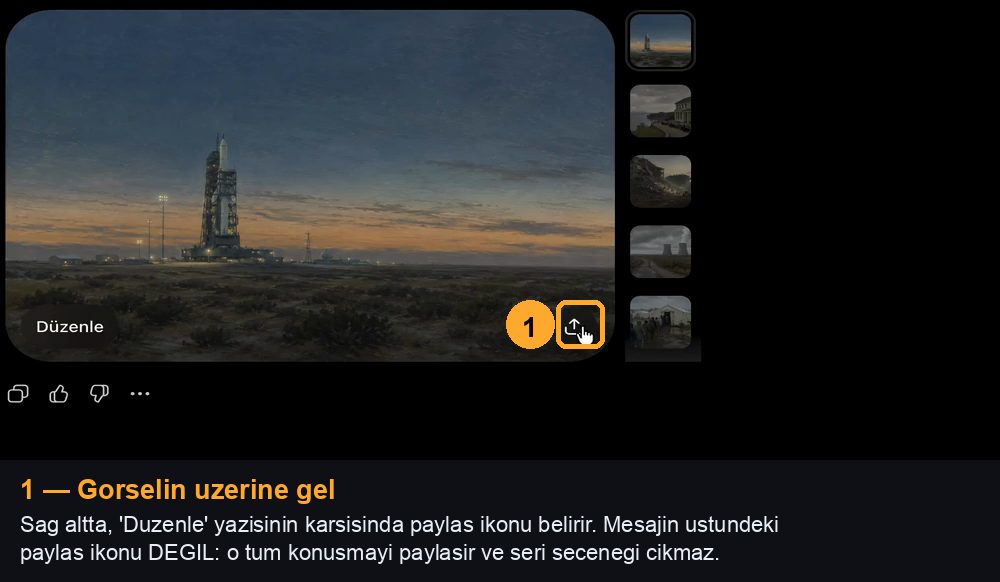
#> input picture global/skills/image-run/media/seri-1.png, 1000 x 582 px
$ python -i gen_depth.py   (imports and definitions only)
#> lines starting #> are read from the running program, lines starting #| are printed output that depends on the picture
#!/usr/bin/env python3
"""Height maps for the card paintings, one per card.

The card shader displaces UVs by height, so the height map decides whether the
effect reads as depth or as a smear. The old stand-in was a vertical ramp with a
luminance nudge, which knows nothing about what is actually in the picture: a
tank in the middle of frame got the same height as the road behind it, so the
whole painting slid as one sheet.

Three cues, combined, get close enough on painted art without a depth model:

  detail   near things carry high-frequency texture; distance is smoothed by
           haze and by how the painter treated it. This is the strongest cue
           and does follow the subject's silhouette.
  ramp     card art is composed with the near subject low in frame and sky
           high. A weak prior, but it fixes detail's blind spot: a busy sky.
  tone     aerial perspective lightens distance. Weakest of the three, and
           actively wrong on night scenes, so it gets the smallest share.

Output is 8-bit grayscale WebP, white = near.

    python3 gen_depth.py                 # every sprite under DEPTH_SRC
    python3 gen_depth.py --check <id>    # write a side-by-side preview

    DEPTH_SRC=art/units DEPTH_OUT=art/depth DEPTH_SIZE=256x256 python3 gen_depth.py
"""

import argparse
import os
import sys
from pathlib import Path

import numpy as np
from PIL import Image, ImageFilter

SRC = Path(os.environ.get("DEPTH_SRC", "public/assets/cards"))
OUT = Path(os.environ.get("DEPTH_OUT", "public/assets/depth"))

# Height maps do not need the resolution of the artwork; the shader blurs the
# field anyway and a small map keeps the whole set a few dozen KB.
SIZE = tuple(int(n) for n in os.environ.get("DEPTH_SIZE", "256x340").split("x"))

# The ramp is the ground the scene stands on; detail is what stands up out of
# it. Adding them flattened the near foreground, because smooth mud in the
# bottom of frame carries no detail and the sum dragged it back to "far".
W_LIFT, W_TONE = 0.62, 0.12

# The horizon the ramp bends around, as a fraction of card height.
HORIZON = 0.42

# Any height field guessed from a painting shears whatever spans a depth
# gradient: the top of a shovel gets a different offset from its handle, so the
# shovel bends. Quantising into planes was tried and is worse — it turns the
# smooth bend into a visible kink at every plane boundary.
#
# So the field stays continuous and deliberately soft, and the displacement it
# drives stays small enough that the residual shear is below notice. Depth on
# these cards comes from the card moving, not from bending the picture.
SMOOTH = 4.5

# Pull the extremes in: it is the far tail of the range that produces the
# largest offsets and therefore the most visible warping.
RANGE = 0.82


def normalise(a):
    lo, hi = np.percentile(a, 2), np.percentile(a, 98)
    if hi - lo < 1e-6:
        return np.zeros_like(a)
    return np.clip((a - lo) / (hi - lo), 0.0, 1.0)


def detail_energy(gray):
    """High-frequency energy, smoothed into regions.

    A plain edge filter gives thin outlines, and displacing by an outline tears
    the image. Blurring the energy afterwards turns those lines into the solid
    mass of the object that produced them, which is what should move together.
    """
    img = Image.fromarray((gray * 255).astype(np.uint8))
    fine = np.asarray(img.filter(ImageFilter.GaussianBlur(1.2)), dtype=np.float32)
    coarse = np.asarray(img.filter(ImageFilter.GaussianBlur(6.0)), dtype=np.float32)
    energy = np.abs(fine - coarse)
    spread = Image.fromarray(np.clip(energy * 3.0, 0, 255).astype(np.uint8))
    spread = spread.filter(ImageFilter.GaussianBlur(9.0))
    return normalise(np.asarray(spread, dtype=np.float32) / 255.0)


def compositional_ramp(h, w):
    t = np.linspace(0.0, 1.0, h, dtype=np.float32)[:, None]
    # Everything above the horizon is far and roughly equally far; below it,
    # depth falls away quickly toward the viewer.
    ramp = np.where(t < HORIZON, (t / HORIZON) * 0.30, 0.30 + ((t - HORIZON) / (1 - HORIZON)) * 0.70)
    return np.repeat(ramp, w, axis=1)


def height_map(path):
#> called with path = '../image-run/media/seri-1.png'
    img = Image.open(path).convert("RGB").resize(SIZE, Image.LANCZOS)
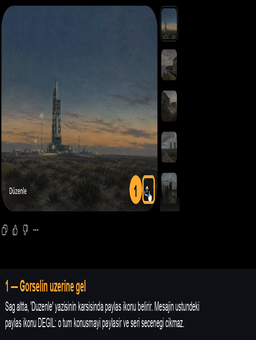
#> img: PIL image 256x340 RGB; mean R, G, B 33.1, 34.6, 35.7
    rgb = np.asarray(img, dtype=np.float32) / 255.0
    gray = rgb @ np.array([0.2126, 0.7152, 0.0722], dtype=np.float32)
    h, w = gray.shape
#> h = 340; w = 256

    ramp = compositional_ramp(h, w)
    detail = detail_energy(gray)
#> in detail_energy, `coarse = np.asarray(img.filter(ImageFilter.GaussianBlur(6.0)), dtype=n..`:
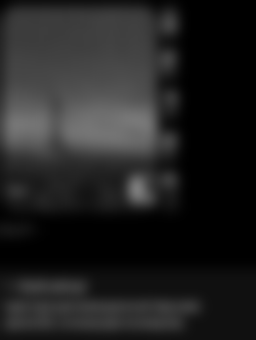
#> coarse: shape (340, 256) float32; min 0, max 123, mean 33.8
#> in detail_energy, `energy = np.abs(fine - coarse)`:
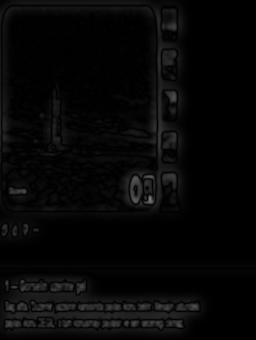
#> energy: shape (340, 256) float32; min 0, max 124, mean 6.9
#> in detail_energy, `spread = spread.filter(ImageFilter.GaussianBlur(9.0))`:
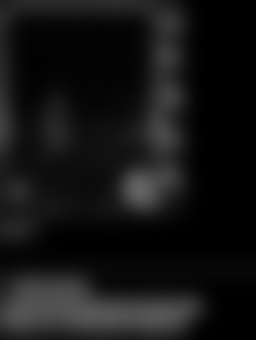
#> spread: PIL image 256x340 L; min 0, max 100, mean 20.5
#> in normalise, `lo, hi = np.percentile(a, 2), np.percentile(a, 98)`: lo = 0; hi = 0.318

    # Take whichever cue says "nearer". The ground keeps the height the
    # composition gives it, and a detailed subject lifts above that ground
    # instead of being averaged into it.
    height = np.maximum(ramp, W_LIFT * detail + ramp * (1.0 - W_LIFT) * 0.5)
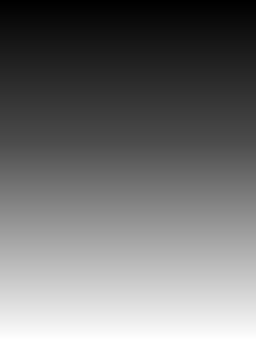
#> ramp: shape (340, 256) float32; min 0, max 1, mean 0.44
    height = normalise(height + W_TONE * (1.0 - normalise(gray)))
#> in normalise (call 2), `lo, hi = np.percentile(a, 2), np.percentile(a, 98)`: hi = 0.501
#> in normalise (call 2), `return np.clip((a - lo) / (hi - lo), 0.0, 1.0)`:
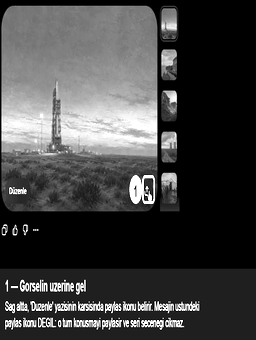
#> returned value: shape (340, 256) float32; min 0, max 1, mean 0.264

    height = 0.5 + (height - 0.5) * RANGE

    out = Image.fromarray((height * 255).astype(np.uint8), mode="L")
    return out.filter(ImageFilter.GaussianBlur(SMOOTH))
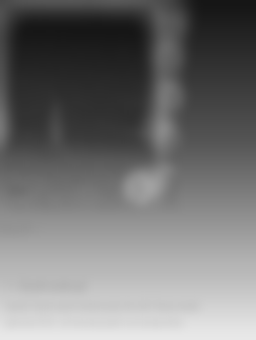
#> returned value: PIL image 256x340 L; min 22, max 232, mean 115.6


def main():
    ap = argparse.ArgumentParser()
    ap.add_argument("--check", help="write a source|height preview for one card id")
    args = ap.parse_args()

    OUT.mkdir(parents=True, exist_ok=True)
    sources = sorted(SRC.glob("*.webp"))
    if not sources:
        sys.exit(f"no paintings under {SRC}")

    if args.check:
        src = SRC / f"{args.check}.webp"
        if not src.exists():
            sys.exit(f"no such card: {args.check}")
        left = Image.open(src).convert("RGB").resize(SIZE, Image.LANCZOS)
        right = height_map(src).convert("RGB")
        sheet = Image.new("RGB", (SIZE[0] * 2, SIZE[1]))
        sheet.paste(left, (0, 0))
        sheet.paste(right, (SIZE[0], 0))
        out = Path(os.environ.get("DEPTH_PREVIEW", ".")) / f"depth-{args.check}.png"
        out.parent.mkdir(parents=True, exist_ok=True)
        sheet.save(out)
        print(out)
        return

    total = 0
    for src in sources:
        dst = OUT / f"{src.stem}.webp"
        height_map(src).save(dst, "WEBP", quality=88, method=6)
        total += dst.stat().st_size
    print(f"{len(sources)} height maps -> {OUT}  ({total / 1024:.0f} KB)")


# [2 lines not run here, left out]

>>> result = height_map('../image-run/media/seri-1.png')

$ run again, on global/skills/image-run/media/seri-3.png
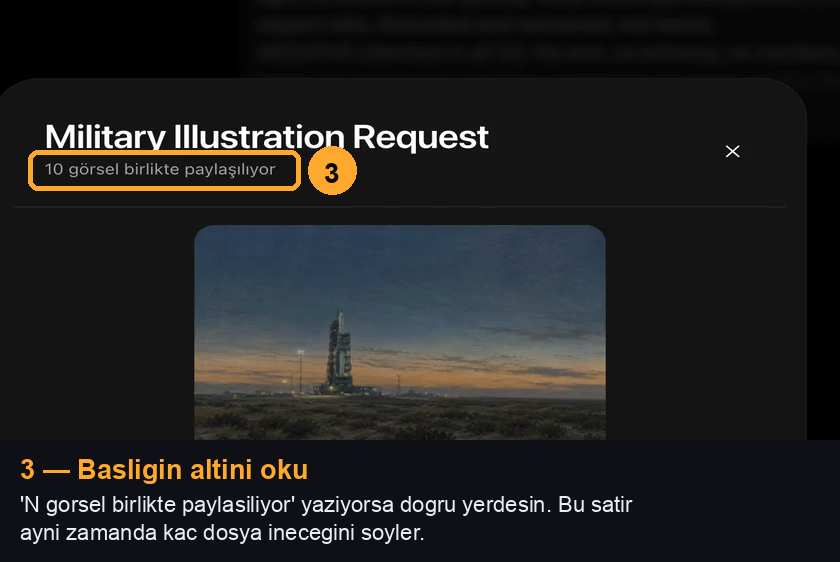
#> input picture global/skills/image-run/media/seri-3.png, 840 x 562 px
#> in detail_energy, `spread = spread.filter(ImageFilter.GaussianBlur(9.0))`:
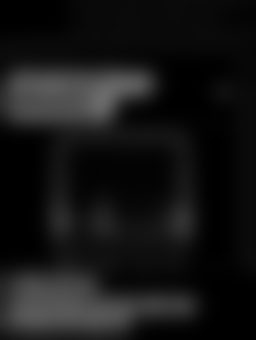
#> spread: PIL image 256x340 L; min 0, max 106, mean 21.1
#> lo = 0; hi = 0.341
#> in height_map, `return out.filter(ImageFilter.GaussianBlur(SMOOTH))`:
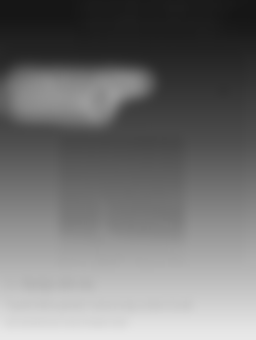
#> returned value: PIL image 256x340 L; min 22, max 232, mean 115.2

$ run again, on global/skills/image-run/media/seri-5.png
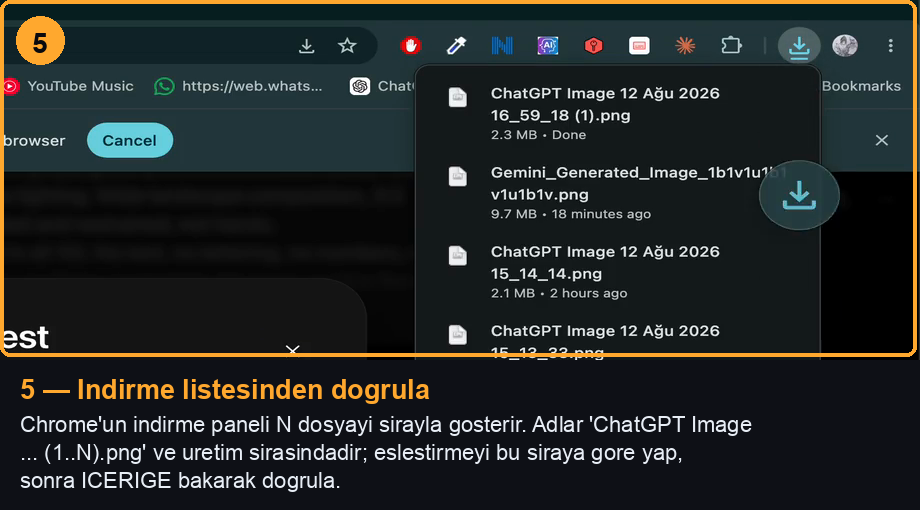
#> input picture global/skills/image-run/media/seri-5.png, 920 x 510 px
#> lo = 0; hi = 0.424
#> in height_map, `return out.filter(ImageFilter.GaussianBlur(SMOOTH))`:
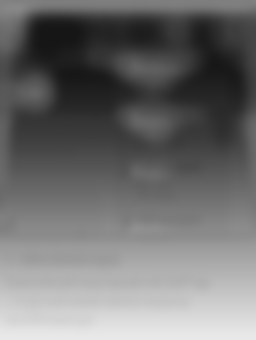
#> returned value: PIL image 256x340 L; min 22, max 232, mean 111.8
